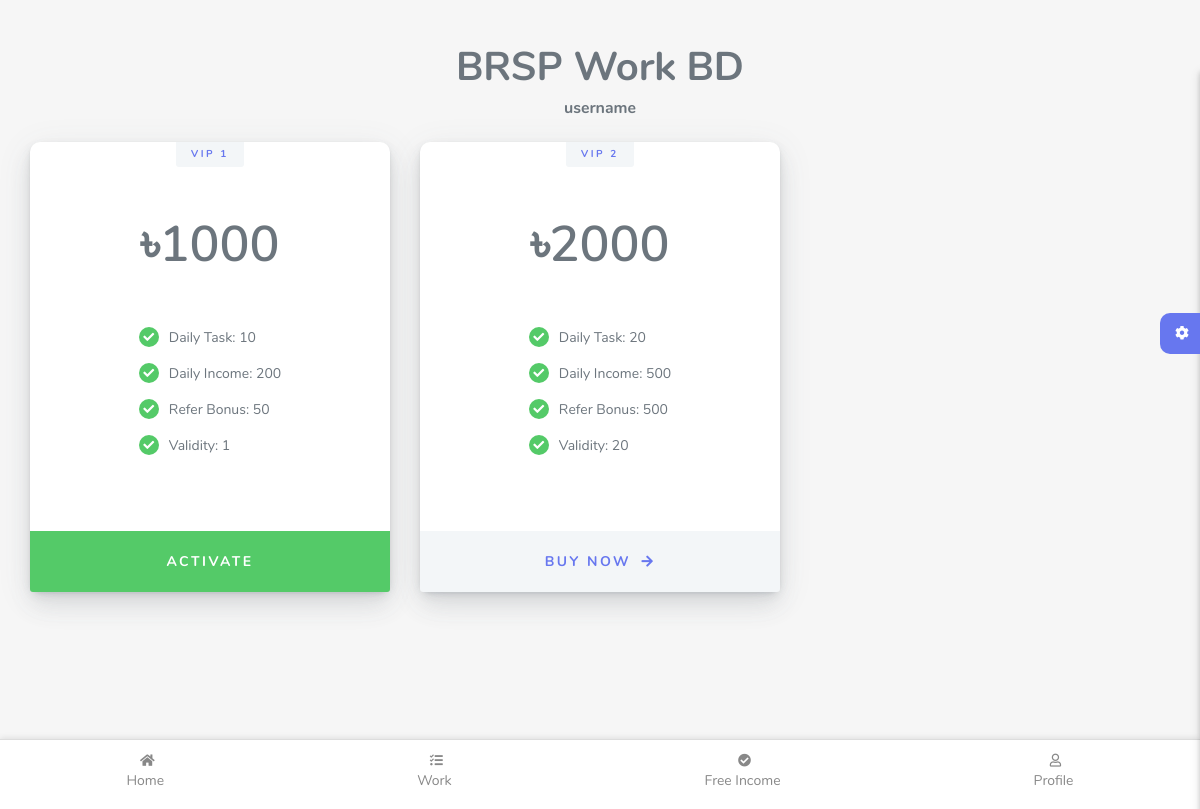
The page /package (signed in) on the database its author committed.
### myapp/models.py (models this page shows)
class Packages(models.Model):
    name = models.CharField(max_length=50)
    amount = models.IntegerField(validators=[MinValueValidator(0)])
    daily_task = models.IntegerField(validators=[MinValueValidator(0)])
    daily_income = models.IntegerField(validators=[MinValueValidator(0)])
    refer_bonus= models.IntegerField(validators=[MinValueValidator(0)])
    plan_validity = models.IntegerField(validators=[MinValueValidator(0)])
    def __str__(self):
        return f"{self.name}"

### myapp/views.py (the view, shortened to what this page needs)
# urls.py: path("package", views.PackageView.as_view(),name="package"),
class PackageView(LoginRequiredMixin,TemplateView):
    login_url = reverse_lazy('login')
    template_name=template_name= "myapp/earningapp/packages.html"
    def get_context_data(self, **kwargs):
        context = super().get_context_data(**kwargs)
        packs=Packages.objects.all()
        purpack= PackageOrder.objects.filter(user__username=self.request.user)
        for pack in packs:
            print("package: ",pack)
            pack.status= "none"
            for pur in purpack:
                 print(pur.status)
                 if str(pack)==str(pur) and pur.status=="Activate":
                     pack.status = "active"
        context['packs'] = packs
        return context

### myapp/models.py (called while the page is built)
    def __str__(self):
        return f"{self.package}"

### myapp/templates/myapp/earningapp/packages.html (shortened to what this page needs)
{% load static %}
<!DOCTYPE html>
<html lang="en">
<head>
  <link rel="stylesheet" href="{% static 'myapp/assets/css/app.min.css' %}">
  <link rel="stylesheet" href="{% static 'myapp/assets/css/style.css' %}">
  <link rel="stylesheet" href="{% static 'myapp/assets/css/components.css' %}">
  <link rel="stylesheet" href="{% static 'myapp/assets/css/custom.css' %}">
</head>
<body>
  <div id="app">
    <div class="main-wrapper main-wrapper-1">
      <div class="navbar-bg"></div>
      <div class="main-content">
        <section class="section">
          <div class="section-body">
            <h1 class="text-center">BRSP Work BD</h1>
            <h6 class="text-center pb-3">username</h6>
            <div class="row">
              {% for pack in packs %}
              <div class="col-12 col-md-4 col-lg-4">
                <div class="pricing">
                  <div class="pricing-title">
                    {{pack.name}}
                  </div>
                  <div class="pricing-padding">
                    <div class="pricing-price">
                      <div>৳{{pack.amount}}</div>
                    </div>
                    <div class="pricing-details">
                      <div class="pricing-item">
                        <div class="pricing-item-icon"><i class="fas fa-check"></i></div>
                        <div class="pricing-item-label">Daily Task: {{pack.daily_task}}</div>
                      </div>
                      <div class="pricing-item">
                        <div class="pricing-item-icon"><i class="fas fa-check"></i></div>
                        <div class="pricing-item-label">Daily Income: {{pack.daily_income}}</div>
                      </div>
                      <div class="pricing-item">
                        <div class="pricing-item-icon"><i class="fas fa-check"></i></div>
                        <div class="pricing-item-label">Refer Bonus: {{pack.refer_bonus}}</div>
                      </div>
                      <div class="pricing-item">
                        <div class="pricing-item-icon"><i class="fas fa-check"></i></div>
                        <div class="pricing-item-label">Validity: {{pack.plan_validity}}</div>
                      </div>
                    </div>
                  </div>
                  <div class="pricing-cta">
                    {% if pack.status == "active"%}
                    <a href="#" class="bg-success disabled text-white" >Activate</a>
                    {% else %}
                    <a href="#" data-toggle="modal" data-target="#exampleModalCenter{{pack.pk}}">Buy Now {{purpack}}
                      <i class="fas fa-arrow-right"></i>
                    </a>
                    {% endif %}
                  </div>
                </div>
              </div>
              {% endfor %}
            </div>
          </div>
        </section>
        <div class="settingSidebar">
          <a href="javascript:void(0)" class="settingPanelToggle"> <i class="fa fa-spin fa-cog"></i>
          </a>
        </div>
        <nav class="bottom-menu">
          <ul>
            <li><a href="#"><i class="fas fa-home"></i>Home</a></li>
            <li><a href="worklist.html"><i class="fas fa-tasks"></i>Work</a></li>
            <li><a href="worklist.html"><i class="fas fa-check-circle"></i>Free Income</a></li>
            <li><a href="profile.html"><i class="far fa-user"></i>Profile</a></li>
          </ul>
        </nav>
      </div>
      <footer class="main-footer">
        <div class="footer-left">
          <a href="#">BRSP Work</a></a>
        </div>
      </footer>
    </div>
  </div>
</body>
</html>

### myapp/templates/myapp/earningapp/packages.html (style rules this page uses)
.bottom-menu { position: fixed; bottom: 0; left: 0; width: 100%; background-color: #fff; border-top: 1px solid #ddd; box-shadow: 0px -1px 6px rgba(0, 0, 0, 0.1); }
.bottom-menu ul { display: flex; justify-content: space-around; align-items: center; list-style: none; margin: 0; padding: 8px 0; }
.bottom-menu li { font-size: 14px; }
.bottom-menu a { display: flex; flex-direction: column; align-items: center; text-decoration: none; color: #888; padding: 6px; }
.main-content { padding-left: 30px; padding-right: 30px; padding-top: 50px; width: 100%; position: relative; }

### rows shown on the page
Packages: name "VIP 1", amount "1000", daily_task "10", daily_income "200", refer_bonus "50", plan_validity "1", shows "ACTIVATE"
Packages: name "VIP 2", amount "2000", daily_task "20", daily_income "500", refer_bonus "500", plan_validity "20"
